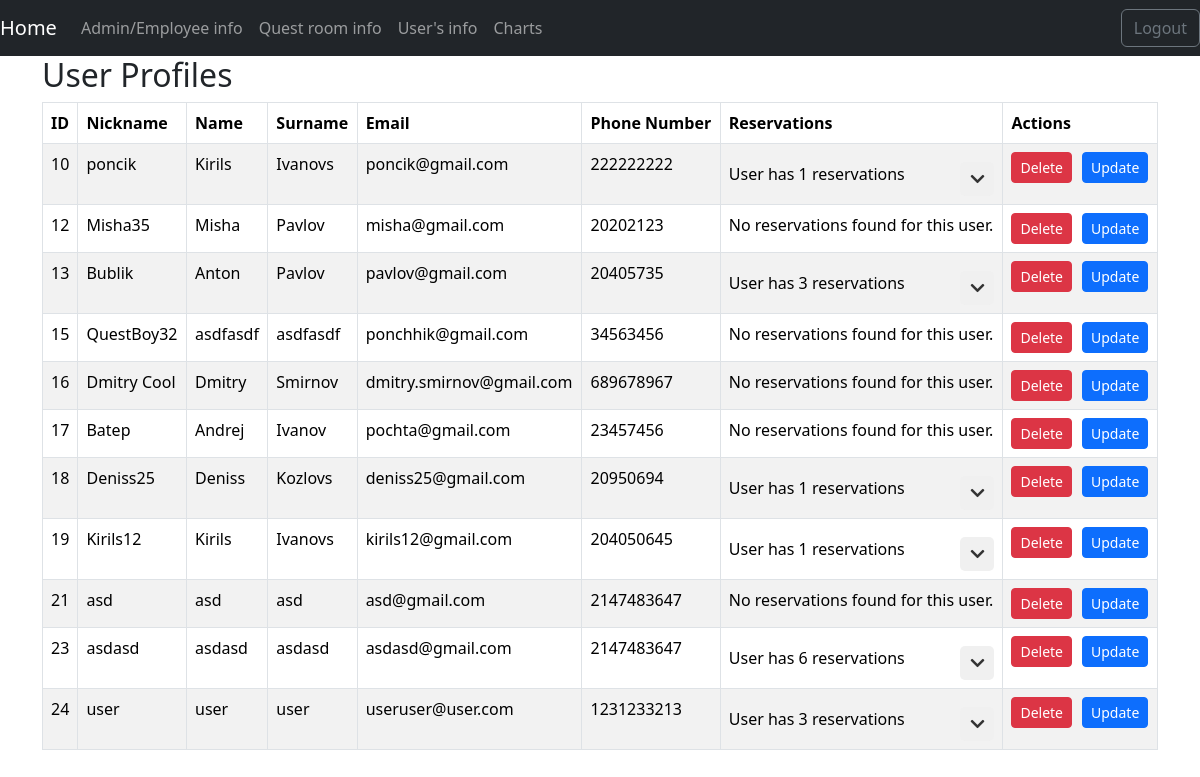
Page /profile/profile_info.php (signed in) on the earlier database version.
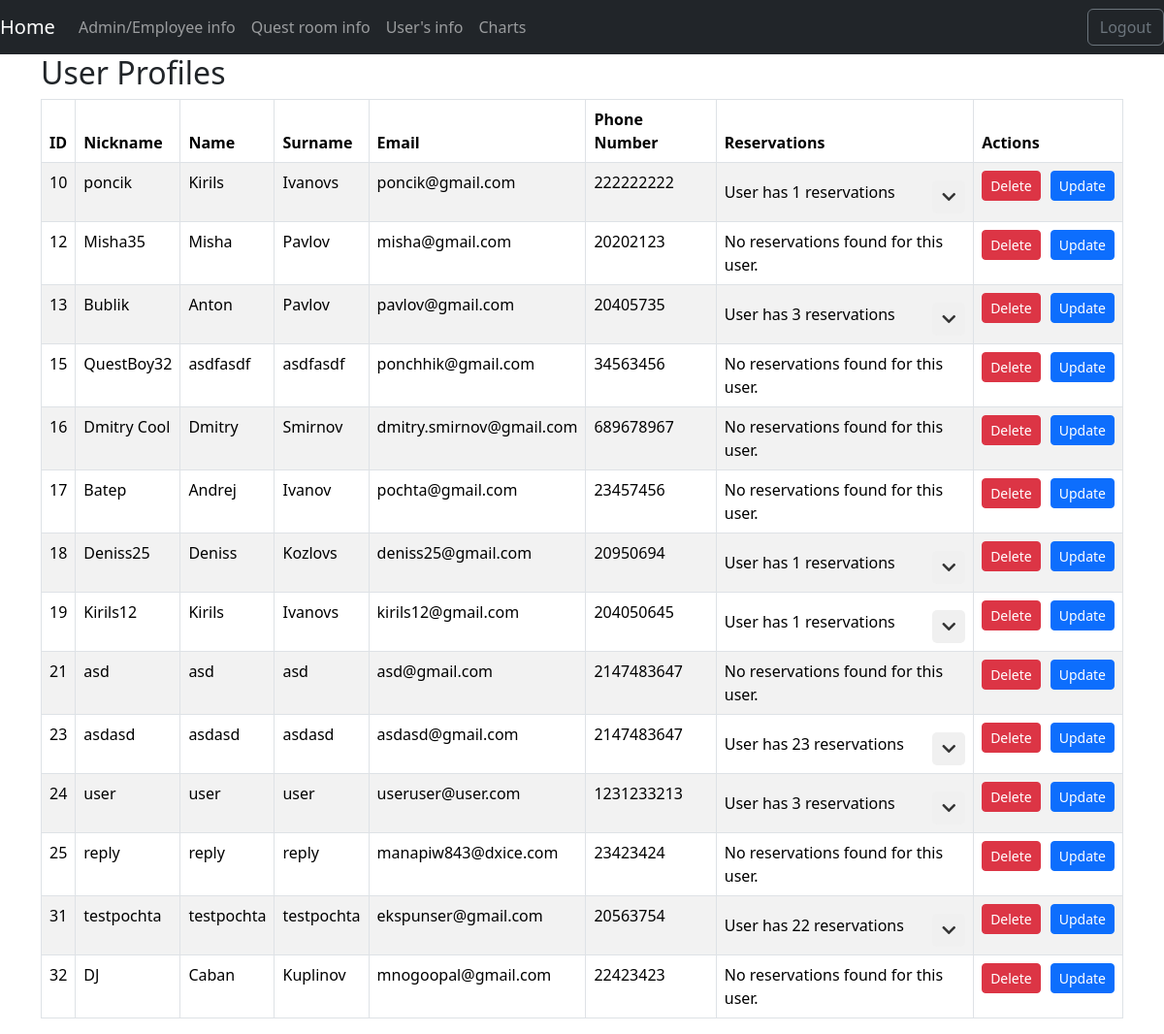
Same page on the later database version.
### tables this page shows
CREATE TABLE `users` (
  `ID` int(11) NOT NULL,
  `nickname` varchar(128) NOT NULL,
  `password` varchar(128) NOT NULL,
  `email` varchar(128) NOT NULL,
  `name` varchar(128) NOT NULL,
  `surname` varchar(128) NOT NULL,
  `phoneNumber` int(30) NOT NULL
);

### profile/profile_info.php (the view, shortened to what this page needs)
<?php
include '../includes/header.php';
?>
<link rel="stylesheet" href="https://cdnjs.cloudflare.com/ajax/libs/font-awesome/5.15.4/css/all.min.css">
<?php
include '../includes/dbcon.php';
$query = "SELECT u.ID, u.nickname, u.name, u.surname, u.email, u.phoneNumber FROM users u";
$result = mysqli_query($conn, $query);
if (mysqli_num_rows($result) > 0) {
    echo '<div class="container">';
    echo '<h2>User Profiles</h2>';
    echo '<table class="table table-striped table-bordered">';
    echo '<thead>';
    echo '<tr>';
    echo '<th>ID</th>';
    echo '<th>Nickname</th>';
    echo '<th>Name</th>';
    echo '<th>Surname</th>';
    echo '<th>Email</th>';
    echo '<th>Phone Number</th>';
    echo '<th>Reservations</th>';
    echo '<th>Actions</th>';
    echo '</tr>';
    echo '</thead>';
    echo '<tbody>';
    while ($row = mysqli_fetch_assoc($result)) {
        echo '<tr>';
        echo '<td>' . $row['ID'] . '</td>';
        echo '<td>' . $row['nickname'] . '</td>';
        echo '<td>' . $row['name'] . '</td>';
        echo '<td>' . $row['surname'] . '</td>';
        echo '<td>' . $row['email'] . '</td>';
        echo '<td>' . $row['phoneNumber'] . '</td>';
        echo '<td>';
        $reservations_query = "SELECT * FROM reservation WHERE client_id = " . $row['ID'];
        $reservations_result = mysqli_query($conn, $reservations_query);
        $reservation_count = mysqli_num_rows($reservations_result);
        if ($reservation_count > 0) {
            echo '<div style="display: flex; justify-content: space-between; align-items: center; width: 100%;">';
            echo 'User has ' . $reservation_count . ' reservations';
            echo '<a href="#!" onclick="toggleReservations(' . $row['ID'] . ')" class="toggle-arrow" data-target="#reservations-' . $row['ID'] . '"><i class="fas fa-chevron-down"></i></a>';
            echo '</div>';
        } else {
            echo 'No reservations found for this user.';
        }
        echo '</td>';
        echo '<td>';
        echo '<div style="display: flex; gap: 10px;">';
        echo '<form method="post" action="../profile/user_delete.php" style="display:inline;">';
        echo '<input type="submit" name="delete_user" value="Delete" class="btn btn-danger btn-sm">';
        echo '</form>';
        echo '<form method="post" action="../profile/user_update_form.php" style="display:inline;">';
        echo '<input type="submit" name="update_user" value="Update" class="btn btn-primary btn-sm">';
        echo '</form>';
        echo '</div>';
        echo '</td>';
        echo '</tr>';
    }
    echo '</tbody>';
    echo '</table>';
    echo '</div>';
} else {
    echo '<div class="container">';
    echo '<p>No users found.</p>';
    echo '</div>';
}
?>

### includes/header.php (shortened to what this page needs)
<!DOCTYPE html>
<html>
<head>
  <link href="https://cdn.jsdelivr.net/npm/bootstrap@5.3.3/dist/css/bootstrap.min.css" rel="stylesheet">
</head>
<body>
<nav class="navbar navbar-expand-lg navbar-dark bg-dark">
    <a class="navbar-brand" href="../room/quest_list.php">Home</a>
    <div class="collapse navbar-collapse" id="navbarNav">
        <ul class="navbar-nav">
            <?php
            if (isset($_SESSION['admin_id']) && isset($_SESSION['admin_name'])) {
                echo "<li class='nav-item'><a class='nav-link' href='../admin/admin.php'>Admin/Employee info</a></li>";
                echo "<li class='nav-item'><a class='nav-link' href='../room/quest_form.php'>Quest room info</a></li>";
                echo "<li class='nav-item'><a class='nav-link' href='../profile/profile_info.php'>User's info</a></li>";
                echo "<li class='nav-item'><a class='nav-link' href='../charts/chart_graphs.php'>Charts</a></li>";
            }
            ?>
        </ul>
        <ul class="navbar-nav ms-auto">
            <?php
            if (isset($_SESSION['admin_id']) || isset($_SESSION['user_id'])) {
                echo "<li class='nav-item'>";
                echo "<form class='form-inline' action='../register_login/logout.php' method='post'>";
                echo "<button class='btn btn-outline-secondary my-2 my-sm-0' type='submit' name='logout'>Logout</button>";
                echo "</form>";
                echo "</li>";
            } else {
                echo "<li class='nav-item'><a class='nav-link' href='../register_login/registerform.php'>Register</a></li>";
                echo "<li class='nav-item'><a class='nav-link' href='../register_login/loginform.php'>Login</a></li>";
            }
            ?>
        </ul>
    </div>
</nav>

### profile/profile_info.php (style rules this page uses)
.toggle-arrow { cursor: pointer; display: inline-block; margin-top: 10px; background-color: #f0f0f0; padding: 5px 10px; border-radius: 5px; }
.toggle-arrow i { color: #333; }
.collapse { display: none; }

Differences in the rows shown:
computed for users "asdasd": reservation_count "6" → "23"
added users: ID "25", nickname "reply", name "reply", surname "reply", email "manapiw843@dxice.com", phoneNumber "23423424", shows "No reservations found for this user."
added users: ID "31", nickname "testpochta", name "testpochta", surname "testpochta", email "ekspunser@gmail.com", phoneNumber "20563754", reservation_count "22"
added users: ID "32", nickname "DJ", name "Caban", surname "Kuplinov", email "mnogoopal@gmail.com", phoneNumber "22423423", shows "No reservations found for this user."
